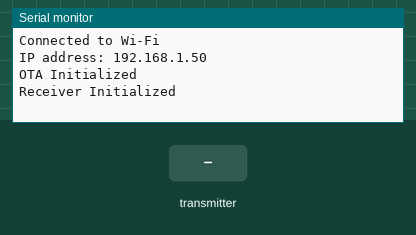
Recording of a sketch running on a simulated ESP8266 (NodeMCU). On the bench: the last lines printed to the serial monitor. The test bench sets the inputs (shaded band). WiFi joins after 1.5 s; servers stay silent unless stated; no radio packets arrive unless stated.

Above: at 2.7 s.
2.8 s: the transmitter starts sending throttle = 0
At 2.92 s:
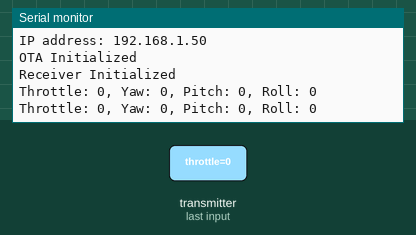
4.7 s: the transmitter starts sending yaw = 64
At 4.75 s:
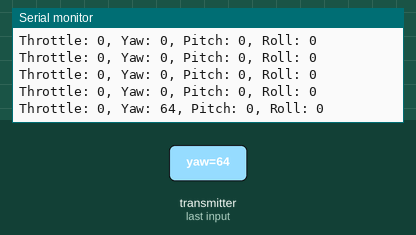
6.2 s: the transmitter starts sending pitch = 64
At 6.27 s:
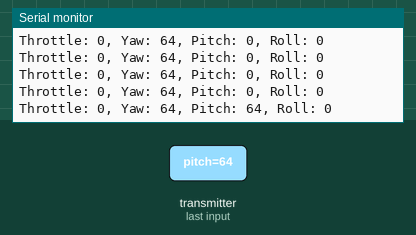
7.7 s: the transmitter starts sending roll = 64
At 7.89 s:
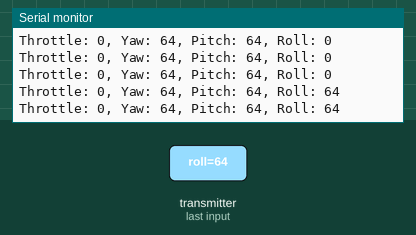
9.2 s: the transmitter starts sending throttle = 64
At 9.3 s:
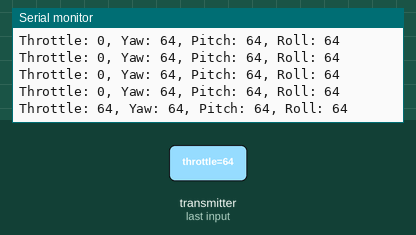
10.7 s: the transmitter starts sending yaw = 0
At 10.72 s:
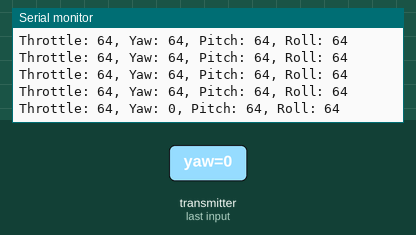

The sketch:

OTA_Receiver_v1.ino
```cpp
#include <ESP8266WiFi.h>
#include <ESP8266mDNS.h>
#include <WiFiUdp.h>
#include <ArduinoOTA.h>
#include <SPI.h>
#include <nRF24L01.h>
#include <RF24.h>

const char* ssid = "ATHENA";
const char* password = "Achille$3";
const uint64_t pipeIn = 0xE8E8F0F0E1LL;

//RF24 radio(9, 10); // Arduino Uno, Pro Mini, Nano, LGT8F328P Boards
RF24 radio(4, 2); // NodeMCU 1.0 (ESP12E), ESP8266

// The sizeof this struct should not exceed 32 bytes
struct MyData {
  byte throttle;
  byte yaw;
  byte pitch;
  byte roll;
};

MyData data;

unsigned long previousOTACheck = 0;
const unsigned long otaCheckInterval = 1000; // 1 second

void setup() {
  Serial.begin(115200);

  WiFi.mode(WIFI_STA);
  WiFi.begin(ssid, password);

  while (WiFi.waitForConnectResult() != WL_CONNECTED) {
    Serial.println("Connection Failed! Rebooting...");
    delay(5000);
    ESP.restart();
  }

  Serial.println("Connected to Wi-Fi");
  Serial.print("IP address: ");
  Serial.println(WiFi.localIP());

  setupOTA();

  radio.begin();
  radio.setAutoAck(true);  // Enable auto-acknowledgement
  radio.enableAckPayload();  // Enable acknowledgement payload
  radio.setDataRate(RF24_250KBPS);

  radio.openReadingPipe(0, pipeIn);
  radio.startListening();

  Serial.println("Receiver Initialized");
}

void loop() {
  unsigned long currentMillis = millis();
  if (currentMillis - previousOTACheck >= otaCheckInterval) {
    previousOTACheck = currentMillis;
    handleOTA();
  }

  if (radio.available()) {
    while (radio.available()) {
      radio.read(&data, sizeof(MyData));
    }

    // Print the received joystick values
    Serial.print("Throttle: ");
    Serial.print(data.throttle);
    Serial.print(", Yaw: ");
    Serial.print(data.yaw);
    Serial.print(", Pitch: ");
    Serial.print(data.pitch);
    Serial.print(", Roll: ");
    Serial.println(data.roll);

    // Process the received data as needed
    // For example, you can use the joystick values to control a servo or motor
  }

  delay(100);
}

void setupOTA() {
  ArduinoOTA.onStart([]() {
    Serial.println("OTA Start");
  });

  ArduinoOTA.onEnd([]() {
    Serial.println("\nOTA End");
  });

  ArduinoOTA.onProgress([](unsigned int progress, unsigned int total) {
    Serial.printf("Progress: %u%%\r", (progress / (total / 100)));
  });

  ArduinoOTA.onError([](ota_error_t error) {
    Serial.printf("Error[%u]: ", error);
    if (error == OTA_AUTH_ERROR) {
      Serial.println("Auth Failed");
    } else if (error == OTA_BEGIN_ERROR) {
      Serial.println("Begin Failed");
    } else if (error == OTA_CONNECT_ERROR) {
      Serial.println("Connect Failed");
    } else if (error == OTA_RECEIVE_ERROR) {
      Serial.println("Receive Failed");
    } else if (error == OTA_END_ERROR) {
      Serial.println("End Failed");
    }
  });

  ArduinoOTA.begin();
  Serial.println("OTA Initialized");
}

void handleOTA() {
  ArduinoOTA.handle();
}
```

Measured:
- after the input at 2.8 s, the serial monitor: prints a new line at once (image 1)
- after the input at 4.7 s, the serial monitor: prints a new line at once (image 2)
- after the input at 6.2 s, the serial monitor: prints a new line after 0.06 s (image 3)
- after the input at 7.7 s, the serial monitor: prints a new line after 0.08 s (image 4)
- after the input at 9.2 s, the serial monitor: prints a new line after 0.10 s (image 5)
- after the input at 10.7 s, the serial monitor: prints a new line at once (image 6)
